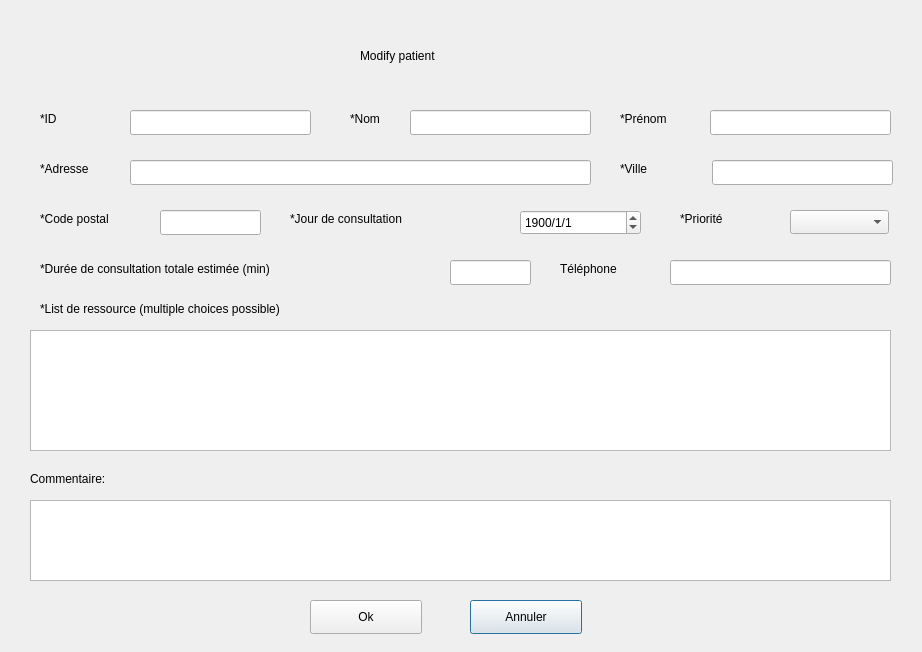
<?xml version="1.0" encoding="UTF-8"?>
<ui version="4.0">
 <class>ModifyPatientWindow</class>
 <widget class="QDialog" name="ModifyPatientWindow">
  <property name="geometry">
   <rect>
    <x>0</x>
    <y>0</y>
    <width>922</width>
    <height>652</height>
   </rect>
  </property>
  <property name="windowTitle">
   <string>Supprimer patient</string>
  </property>
  <widget class="QLineEdit" name="telephoneEdit">
   <property name="geometry">
    <rect>
     <x>670</x>
     <y>260</y>
     <width>221</width>
     <height>25</height>
    </rect>
   </property>
  </widget>
  <widget class="QLabel" name="label_12">
   <property name="geometry">
    <rect>
     <x>30</x>
     <y>470</y>
     <width>121</width>
     <height>18</height>
    </rect>
   </property>
   <property name="text">
    <string>Commentaire:</string>
   </property>
  </widget>
  <widget class="QLineEdit" name="IdEdit">
   <property name="geometry">
    <rect>
     <x>130</x>
     <y>110</y>
     <width>181</width>
     <height>25</height>
    </rect>
   </property>
  </widget>
  <widget class="QLineEdit" name="nomEdit">
   <property name="geometry">
    <rect>
     <x>410</x>
     <y>110</y>
     <width>181</width>
     <height>25</height>
    </rect>
   </property>
  </widget>
  <widget class="QLabel" name="label_7">
   <property name="geometry">
    <rect>
     <x>290</x>
     <y>210</y>
     <width>191</width>
     <height>18</height>
    </rect>
   </property>
   <property name="text">
    <string>*Jour de consultation</string>
   </property>
  </widget>
  <widget class="QLabel" name="label_4">
   <property name="geometry">
    <rect>
     <x>40</x>
     <y>160</y>
     <width>81</width>
     <height>18</height>
    </rect>
   </property>
   <property name="text">
    <string>*Adresse</string>
   </property>
  </widget>
  <widget class="QLineEdit" name="codepostalEdit">
   <property name="geometry">
    <rect>
     <x>160</x>
     <y>210</y>
     <width>101</width>
     <height>25</height>
    </rect>
   </property>
  </widget>
  <widget class="QTextEdit" name="commentaireEdit">
   <property name="geometry">
    <rect>
     <x>30</x>
     <y>500</y>
     <width>861</width>
     <height>81</height>
    </rect>
   </property>
  </widget>
  <widget class="QLineEdit" name="adresseEdit">
   <property name="geometry">
    <rect>
     <x>130</x>
     <y>160</y>
     <width>461</width>
     <height>25</height>
    </rect>
   </property>
  </widget>
  <widget class="QLabel" name="label_3">
   <property name="geometry">
    <rect>
     <x>620</x>
     <y>110</y>
     <width>81</width>
     <height>18</height>
    </rect>
   </property>
   <property name="text">
    <string>*Prénom</string>
   </property>
  </widget>
  <widget class="QComboBox" name="priorityComboBox">
   <property name="geometry">
    <rect>
     <x>790</x>
     <y>210</y>
     <width>99</width>
     <height>24</height>
    </rect>
   </property>
  </widget>
  <widget class="QLabel" name="label_10">
   <property name="geometry">
    <rect>
     <x>560</x>
     <y>260</y>
     <width>91</width>
     <height>18</height>
    </rect>
   </property>
   <property name="text">
    <string>Téléphone</string>
   </property>
  </widget>
  <widget class="QLineEdit" name="dureeEdit">
   <property name="geometry">
    <rect>
     <x>450</x>
     <y>260</y>
     <width>81</width>
     <height>25</height>
    </rect>
   </property>
  </widget>
  <widget class="QListView" name="personnelListView">
   <property name="geometry">
    <rect>
     <x>30</x>
     <y>330</y>
     <width>861</width>
     <height>121</height>
    </rect>
   </property>
   <property name="selectionMode">
    <enum>QAbstractItemView::MultiSelection</enum>
   </property>
  </widget>
  <widget class="QLabel" name="label">
   <property name="geometry">
    <rect>
     <x>40</x>
     <y>110</y>
     <width>81</width>
     <height>18</height>
    </rect>
   </property>
   <property name="text">
    <string>*ID</string>
   </property>
  </widget>
  <widget class="QLineEdit" name="prenomEdit">
   <property name="geometry">
    <rect>
     <x>710</x>
     <y>110</y>
     <width>181</width>
     <height>25</height>
    </rect>
   </property>
  </widget>
  <widget class="QLabel" name="label_2">
   <property name="geometry">
    <rect>
     <x>350</x>
     <y>110</y>
     <width>81</width>
     <height>18</height>
    </rect>
   </property>
   <property name="text">
    <string>*Nom</string>
   </property>
  </widget>
  <widget class="QLabel" name="label_11">
   <property name="geometry">
    <rect>
     <x>40</x>
     <y>300</y>
     <width>431</width>
     <height>18</height>
    </rect>
   </property>
   <property name="text">
    <string>*List de ressource (multiple choices possible)</string>
   </property>
  </widget>
  <widget class="QDateEdit" name="dateEdit">
   <property name="geometry">
    <rect>
     <x>520</x>
     <y>210</y>
     <width>121</width>
     <height>25</height>
    </rect>
   </property>
   <property name="dateTime">
    <datetime>
     <hour>0</hour>
     <minute>0</minute>
     <second>0</second>
     <year>1900</year>
     <month>1</month>
     <day>1</day>
    </datetime>
   </property>
   <property name="displayFormat">
    <string notr="true">yyyy/M/d</string>
   </property>
  </widget>
  <widget class="QLabel" name="modifyPatientLabel">
   <property name="geometry">
    <rect>
     <x>360</x>
     <y>20</y>
     <width>341</width>
     <height>71</height>
    </rect>
   </property>
   <property name="text">
    <string>Modify patient</string>
   </property>
  </widget>
  <widget class="QLabel" name="label_5">
   <property name="geometry">
    <rect>
     <x>620</x>
     <y>160</y>
     <width>81</width>
     <height>18</height>
    </rect>
   </property>
   <property name="text">
    <string>*Ville</string>
   </property>
  </widget>
  <widget class="QPushButton" name="cancelButton">
   <property name="geometry">
    <rect>
     <x>470</x>
     <y>600</y>
     <width>112</width>
     <height>34</height>
    </rect>
   </property>
   <property name="text">
    <string>Annuler</string>
   </property>
  </widget>
  <widget class="QLabel" name="label_8">
   <property name="geometry">
    <rect>
     <x>40</x>
     <y>260</y>
     <width>391</width>
     <height>18</height>
    </rect>
   </property>
   <property name="text">
    <string>*Durée de consultation totale estimée (min)</string>
   </property>
  </widget>
  <widget class="QLineEdit" name="villeEdit">
   <property name="geometry">
    <rect>
     <x>712</x>
     <y>160</y>
     <width>181</width>
     <height>25</height>
    </rect>
   </property>
  </widget>
  <widget class="QLabel" name="label_9">
   <property name="geometry">
    <rect>
     <x>680</x>
     <y>210</y>
     <width>81</width>
     <height>18</height>
    </rect>
   </property>
   <property name="text">
    <string>*Priorité</string>
   </property>
  </widget>
  <widget class="QPushButton" name="okButton">
   <property name="geometry">
    <rect>
     <x>310</x>
     <y>600</y>
     <width>112</width>
     <height>34</height>
    </rect>
   </property>
   <property name="text">
    <string>Ok</string>
   </property>
  </widget>
  <widget class="QLabel" name="label_6">
   <property name="geometry">
    <rect>
     <x>40</x>
     <y>210</y>
     <width>111</width>
     <height>18</height>
    </rect>
   </property>
   <property name="text">
    <string>*Code postal</string>
   </property>
  </widget>
 </widget>
 <resources/>
 <connections/>
</ui>
